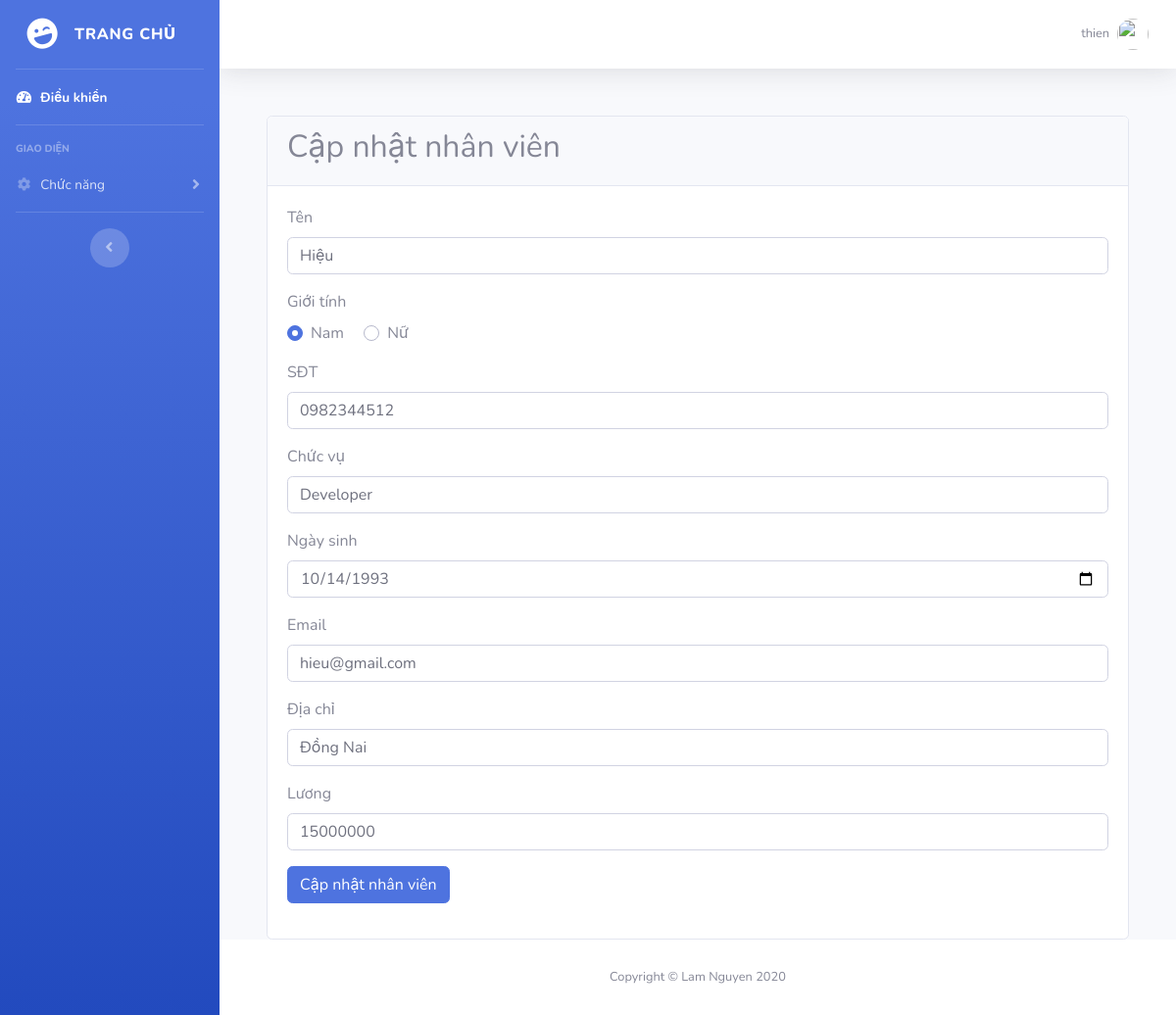
Screenshot of /update.php?id=6 (signed in) with the database file from the repository.
### tables this page shows
CREATE TABLE `employee` (
  `id` int(11) NOT NULL,
  `ten` varchar(50) NOT NULL,
  `gioi_tinh` varchar(6) NOT NULL,
  `sdt` varchar(15) NOT NULL,
  `chuc_vu` varchar(50) NOT NULL,
  `ngay_sinh` date NOT NULL,
  `email` varchar(50) NOT NULL,
  `dia_chi` varchar(11) NOT NULL,
  `luong` int(30) NOT NULL
);

### update.php (the view, shortened to what this page needs)
<?php
    require 'dbconfig.php';
    $id = $_GET['id'];
    $sql = 'SELECT * FROM employee WHERE id=:id';
    $statement = $conn->prepare($sql);
    $statement->execute([':id' => $id ]);
    $person = $statement->fetch(PDO::FETCH_OBJ);
?>
<?php
    include('includes/header.php');
    include('includes/navbar.php');
?>
<div class="container-fluid">
  <div class="card mt-5">
    <div class="card-header">
      <h2>Cập nhật nhân viên</h2>
    </div>
    <div class="card-body">
      <form method="post">
        <div class="form-group">
          <label for="ten">Tên</label>
          <input value="<?= $person->ten; ?>" type="text" name="ten" id="ten" class="form-control">
        </div>
        <div class="form-group">
          <label for="gioi_tinh">Giới tính</label>
            <?php if($person->gioi_tinh == 'nam'): ?>
                <div class="custom-control custom-radio custom-control-inline">
                <label class="custom-control-label" for="customRadio">Nam</label>
                </div>
                <div class="custom-control custom-radio custom-control-inline">
                    <label class="custom-control-label" for="customRadio2">Nữ</label>
                </div>
            <?php endif; ?>
        </div>
        <div class="form-group">
          <label for="sdt">SĐT</label>
          <input type="text" value="<?= $person->sdt; ?>" name="sdt" id="sdt" class="form-control">
        </div>
        <div class="form-group">
          <label for="chuc_vu">Chức vụ</label>
          <input type="text" value="<?= $person->chuc_vu; ?>" name="chuc_vu" id="chuc_vu" class="form-control">
        </div>
        <div class="form-group">
          <label for="ngay_sinh">Ngày sinh</label>
          <input type="date" value="<?= $person->ngay_sinh; ?>" name="ngay_sinh" id="ngay_sinh" class="form-control">
        </div>
        <div class="form-group">
          <label for="email">Email</label>
          <input type="email" value="<?= $person->email; ?>" name="email" id="email" class="form-control">
        </div>
        <div class="form-group">
          <label for="dia_chi">Địa chỉ</label>
          <input type="text" value="<?= $person->dia_chi; ?>" name="dia_chi" id="dia_chi" class="form-control">
        </div>
        <div class="form-group">
          <label for="luong">Lương</label>
          <input type="text" value="<?= $person->luong; ?>" name="luong" id="luong" class="form-control">
        </div>
        <div class="form-group">
          <button type="submit" class="btn btn-primary">Cập nhật nhân viên</button>
        </div>
      </form>
    </div>
  </div>
<?php
  include('includes/footer.php');
?>

### rows the page displays
employee: ten "Hiệu", sdt "0982344512", chuc_vu "Developer", ngay_sinh "10/14/1993", email "hieu@gmail.com", dia_chi "Đồng Nai", luong "15000000"

### other values shown
$_SESSION['username'] "thien"
